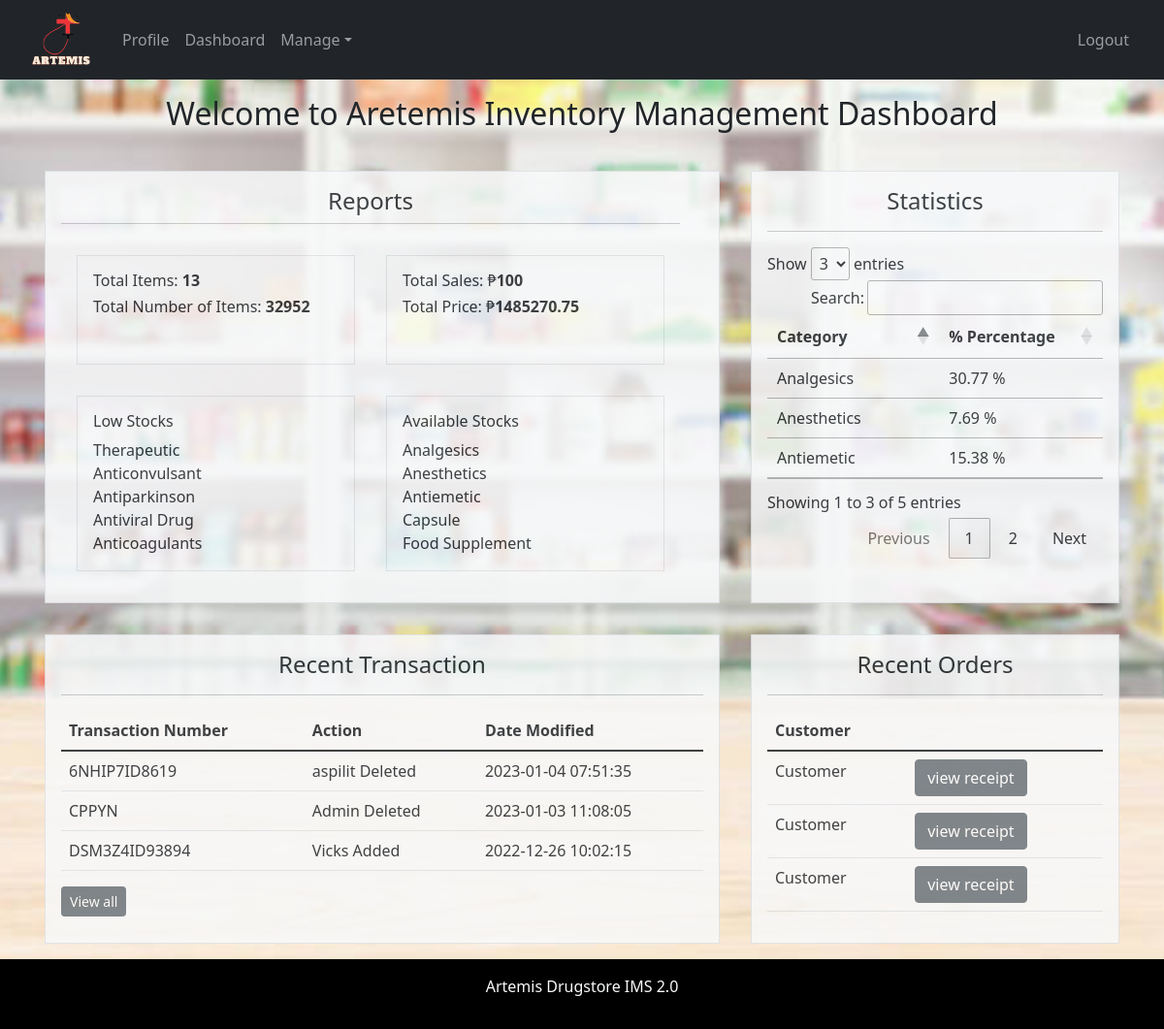
Page /dashboard.php on the committed database.
### tables this page shows
CREATE TABLE `category_table` (
  `category_id` int(11) NOT NULL,
  `category_name` varchar(30) NOT NULL
);

CREATE TABLE `history_table` (
  `id` int(11) NOT NULL,
  `history_id` text NOT NULL,
  `history_action` text NOT NULL,
  `history_date` datetime NOT NULL
);

CREATE TABLE `order_table` (
  `id` int(11) NOT NULL,
  `order_customer` text NOT NULL,
  `order_name` text NOT NULL,
  `order_price` text NOT NULL,
  `order_quantity` text NOT NULL,
  `order_date` datetime NOT NULL,
  `user_cashier` text NOT NULL,
  `table_order_id` text NOT NULL
);

### dashboard.php (the view, shortened to what this page needs)
<?php
    require_once("database.php");
    $sql = "SELECT COUNT(*) as total FROM product_table";
    $result = mysqli_query($connection, $sql);
    $total = mysqli_fetch_assoc($result);
    $count=0;
    $sql = "SELECT * FROM product_table";
    $query = mysqli_query($connection, $sql);
    while($row = mysqli_fetch_assoc($query))
    {
        $item_quantity = $row['item_quantity'];
        $count+=$item_quantity;
    }
    $total_price=0;
    $sql = "SELECT item_price, item_quantity FROM product_table";
    $query = mysqli_query($connection, $sql);
    while($row = mysqli_fetch_assoc($query))
    {
        $item_price = $row['item_price'];
        $item_quantity = $row['item_quantity'];
        $total_price += $item_price*$item_quantity;
    }
    $total_sales=0;
    $sql = "SELECT order_price, order_quantity FROM order_table";
    $query = mysqli_query($connection, $sql);
    while($row = mysqli_fetch_assoc($query))
    {
        $order_quantity = $row['order_quantity'];
        $order_price = $row['order_price'];
        $total_sales += (float)$order_quantity * (float)$order_price;
    }
    $count = $count-$order_quantity;
?>
<!DOCTYPE html>
<head>
    <link href="https://cdn.jsdelivr.net/npm/bootstrap@5.1.3/dist/css/bootstrap.min.css" rel="stylesheet">
    <link href="https://cdn.datatables.net/1.11.5/css/jquery.dataTables.min.css" rel="stylesheet">
    <link rel="stylesheet" href="https://cdn.jsdelivr.net/npm/bootstrap-icons@1.8.1/font/bootstrap-icons.css">
</head>
<body class="d-flex flex-column min-vh-100" style="background-position: center;
  background-repeat: no-repeat; background-size: cover; background-image: url('img/pharmacyback.jpg');">
    <nav class="navbar navbar-expand-sm navbar-dark bg-dark p-3">
        <div class="container-fluid">
        <img class="mr-5"src="img/artemis.png"
        style="width:70px; height:70px; margin-top:-10px; margin-bottom:-10px; margin-right:20px; ">
            <div class="collapse navbar-collapse nav " id="mynavbar">
                <ul class="navbar-nav">
                    <li class="nav-item">
                        <a class="nav-link" href="profile.php">Profile</a>
                    </li>
                    <li class="nav-item">
                        <a class="nav-link" href="dashboard.php">Dashboard</a>
                    </li>
                    <li class="nav-item dropdown">
                        <a class="nav-link dropdown-toggle" href="#" id="navbarDarkDropdownMenuLink" role="button" data-bs-toggle="dropdown" aria-expanded="false">Manage</a>
                    </li>
                </ul>
            </div>
            <div class="collapse navbar-collapse nav justify-content-end">
                <ul class="navbar-nav">
                    <li class="nav-item ">
                        <a class="nav-link nav-dark nav" onclick="gotoNewPage()">Logout</a>
                    </li>
                </ul>
            </div>
        </div>
    </nav>
<div class="container-fluid p-3 text-center text-dark">
    <h2>Welcome to Aretemis Inventory Management Dashboard</h2>
</div>
<div class="container" style="opacity: 0.85;">
    <div class="row">
        <div class="col border p-3 m-3 bg-light row">
            <div class="row">
                <h4 class="text-center">Reports</h4><hr>
            </div>
            <div class="row">
                <div class="col border m-3 p-3">
                    <h6>Total Items: <b><?php echo $total['total']?></b></h6>
                    <h6>Total Number of Items: <b><?php echo $count?></h6></b>
                </div>
                <div class="col border m-3 p-3">
                    <h6>Total Sales: ₱<b><?php echo $total_sales?></b></h6>
                    <h6>Total Price: ₱<b><?php echo $total_price?></b></h6><br>
                </div>
            </div>
            <div class="row">
                <div class="col border m-3 p-3">
                    <h6>Low Stocks</h6>
                    <?php
                        $sql = "SELECT ct.category_name FROM category_table ct LEFT JOIN product_table t2 ON t2.item_category = ct.category_name
                        where t2.item_category is null";
                        $query = mysqli_query($connection, $sql);
                        while($row = mysqli_fetch_assoc($query))
                        {
                            $category_name = $row['category_name'];
                            echo $category_name;
                            echo "<br>";
                        }
                    ?>
                </div>
                <div class="col border m-3 p-3">
                    <h6>Available Stocks</h6>
                    <?php
                        $sql = "SELECT item_category as Category, COUNT(item_category) as Total FROM product_table GROUP BY item_category having count(item_category)>0";
                        $query = mysqli_query($connection, $sql);
                        while($row = mysqli_fetch_assoc($query))
                        {
                            $category_name = $row['Category'];
                            echo $category_name;
                            echo "<br>";
                        }
                    ?>
                </div>
            </div>
        </div>
        <div class="col-4 border p-3 m-3 bg-light">
            <h4 class="text-center">Statistics</h4><hr>
            <table class="table table-hover" id="category_table">
                <thead>
                    <tr>
                        <th>Category</th>
                        <th>% Percentage</th>
                    </tr>
                </thead>
                <tbody>
                    <?php
                        $sql = "SELECT item_category as Category, COUNT(item_category) as Total FROM product_table GROUP BY item_category having count(item_category)>0";
                        $query = mysqli_query($connection, $sql);
                        while($row = mysqli_fetch_assoc($query))
                        {
                            $category_name = $row['Category'];
                            $category_count = $row['Total'];
                    ?>
                    <tr>
                        <td><?php echo $category_name?></td>
                        <td><?php echo number_format(($category_count/$total['total']*100), 2)." %"?></td>
                    </tr>
                    <?php }?>
                </tbody>
            </table>
        </div>
    </div>
    <div class="row">
        <div class="border m-3 p-3 col bg-light">
            <div>
                <h4 class="text-center">Recent Transaction</h4><hr>
            </div>
            <div>
                <table class="table table-hover" id="history_table">
                    <thead>
                        <tr>
                            <th>Transaction Number</th>
                            <th>Action</th>
                            <th>Date Modified</th>
                        </tr>
                    </thead>
                    <tbody>
                        <?php
                            $history = "SELECT * FROM history_table ORDER BY history_date desc limit 3";
                            $query = mysqli_query($connection, $history);
                            while($row = mysqli_fetch_assoc($query))
                            {
                                $history_id = $row['history_id'];
                                $history_action = $row['history_action'];
                                $history_date = $row['history_date'];
                        ?>
                        <tr>
                            <td><?php echo $history_id?></td>
                            <td><?php echo $history_action?></td>
                            <td><?php echo $history_date?></td>
                        </tr>
                        <?php }?>
                    </tbody>
                </table>
                <a class="btn btn-secondary btn-sm"href=""data-bs-toggle="modal" data-bs-target="#all_history">View all</a>
            </div>
        </div>
        <div class="border col-4 m-3 p-3 bg-light">
            <div>
                <h4 class="text-center">Recent Orders</h4><hr>
            </div>
            <div>
                <table class="table table-hover">
                    <thead>
                        <tr>
                            <th>Customer</th>
                        </tr>
                    </thead>
                    <tbody>
                    <?php
                        $latest_added = "SELECT * FROM order_table ORDER BY id desc LIMIT 3";
                        $query = mysqli_query($connection, $latest_added);
                        while($row = mysqli_fetch_assoc($query))
                        {
                        $order_customer = $row['order_customer'];
                        $order_date = $row['order_date'];
                        $table_order_id = $row['table_order_id'];
                    ?>
                        <tr>
                            <td><?php echo $order_customer?></td>
                            <td>
                                <a href="receipt.php?id=<?php echo $table_order_id?>&name=<?php echo $order_customer?>&date=<?php echo $order_date?>" class="btn btn-secondary">view receipt</a>
                            </td>
                        </tr>
                    <?php }?>
                    </tbody>
                </table>
            </div>
        </div>
    </div>
</div>
<footer class="text-center text-dark mt-auto" style="background-color: black">
  <div class="text-center p-3 text-light">
    <p>Artemis Drugstore IMS 2.0</p>
  </div>
</footer>
</body>
</html>

### rows in the picture
category_table: category_name "Therapeutic"
category_table: category_name "Anticonvulsant"
category_table: category_name "Antiparkinson"
category_table: category_name "Antiviral Drug"
category_table: category_name "Anticoagulants"
history_table: history "6NHIP7ID8619", history_action "aspilit Deleted", history_date "2023-01-04 07:51:35"
history_table: history "CPPYN", history_action "Admin Deleted", history_date "2023-01-03 11:08:05"
history_table: history "DSM3Z4ID93894", history_action "Vicks Added", history_date "2022-12-26 10:02:15"
order_table: order_customer "Customer"
order_table: order_customer "Customer"
order_table: order_customer "Customer"

### other values in the picture
$total['total'] "13"
$count "32952"
$total_sales "100"
$total_price "1485270.75"
$category_name "Analgesics"
$category_name "Anesthetics"
$category_name "Antiemetic"
$category_name "Capsule"
$category_name "Food Supplement"
$category_count/$total['total']*100 "30.77"
$category_count/$total['total']*100 "7.69"
$category_count/$total['total']*100 "15.38"
